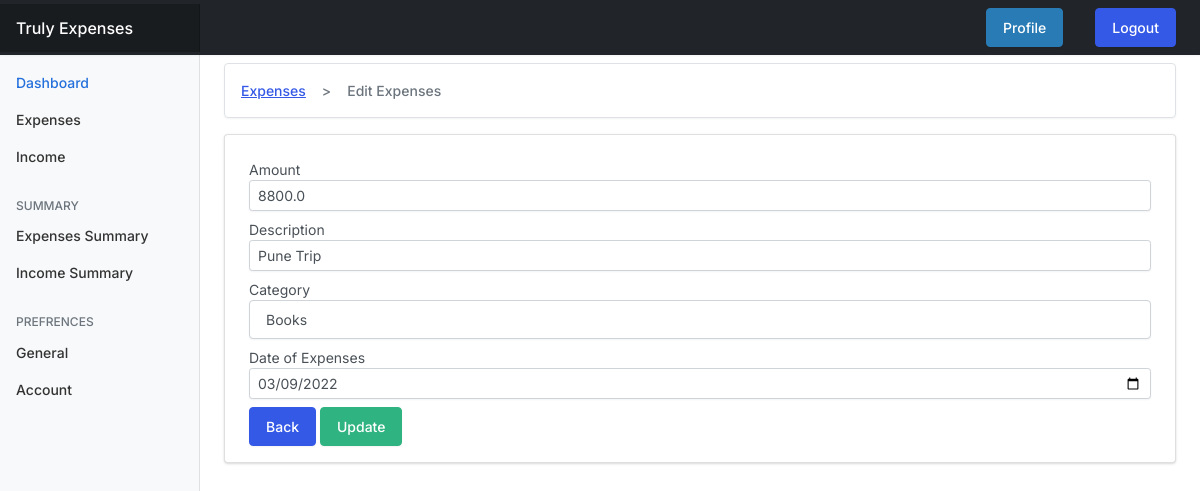
Screenshot of /edit-expense/13 (signed in) with the database file from the repository.
### expenses/models.py (models this page shows, shortened)
class Expense(models.Model):
    amount = models.FloatField()
    date = models.DateField(default=now)
    description = models.TextField()
    owner = models.ForeignKey(to=User, on_delete = models.CASCADE)
    category = models.CharField(max_length=266)
    class Meta:
        ordering: ['-date']

### expenses/views.py (the view, shortened to what this page needs)
# urls.py: path("edit-expense/<int:id>", views.edit_expense, name="edit-expenses"),
@login_required(login_url="/authentication/login/")
def edit_expense(request, id):
    expense = Expense.objects.get(pk=id)
    categories = Category.objects.all().exclude(name = expense.category)
    context = {
        'values': expense,
        'categories':categories,
    }
    if request.method == "GET":
        return render(request, 'expenses/edit-expense.html', context)

### templates/expenses/edit-expense.html (shortened to what this page needs)
{% extends 'base.html' %}
{% block content %}
    <nav aria-label="breadcrumb">
        <ol class="breadcrumb mt-2">
            <li class="breadcrumb-item"><a href="{% url 'expenses' %}">Expenses</a></li>
            <li class="breadcrumb-item active" aria-current="page">Edit Expenses</li>
        </ol>
    </nav>
    <div class="card">
        <div class="card-body">
            <form method="post">
                <div class="form-group mt-2">
                    <label for="">Amount</label>
                    <input
                        type="number"
                        class="form-control form-control-sm"
                        name="amount"
                        value="{{values.amount}}"
                    >
                </div>
                <div class="form-group mt-2">
                    <label for="">Description</label>
                    <input
                        type="text"
                        class="form-control form-control-sm"
                        name="description"
                        value="{{values.description}}"
                    >
                </div>
                <div class="form-group  mt-2">
                    <label for="">Category</label>
                    <select class="form-control" name="category" id="">
                        <option
                            selected
                            name="category"
                            value="{{values.category}}"
                        >
                            {{values.category}}
                        </option>
                    </select>
                </div>
                <div class="form-group mt-2">
                    <label for="">Date of Expenses</label>
                    <input
                        type="date"
                        class="form-control form-control-sm"
                        name="expense_date"
                        value="{{values.date | date:'Y-m-d'}}"
                    >
                </div>
                <div class="dflex space-between">
                    <a href="{% url 'expenses' %}" class="btn btn-primary btn-primary-sm mt-2">Back</a>
                <input type="submit" value="Update" class="btn btn-success btn-success-sm mt-2">
                </div>
            </form>
        </div>
    </div>
{% endblock content %}

### expense_tracker/static/css/dashboard.css (style rules this page uses)
body { font-size: .875rem; }

### rows the page displays
Expense: amount "8800.0", description "Pune Trip", category "Books", expense_date "03/09/2022"
